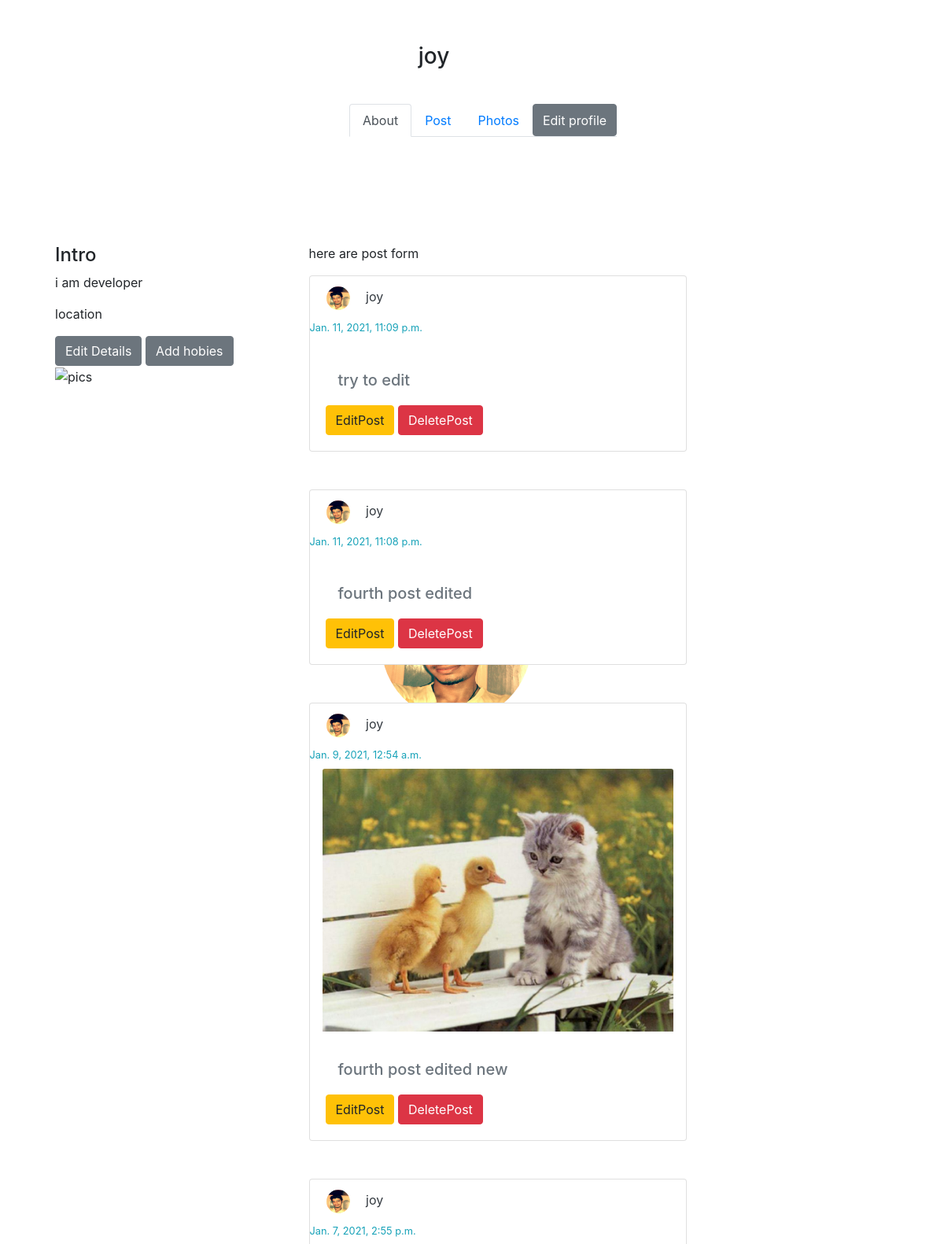
/profile/joy/ (middle part), run on an earlier commit of the app's database.
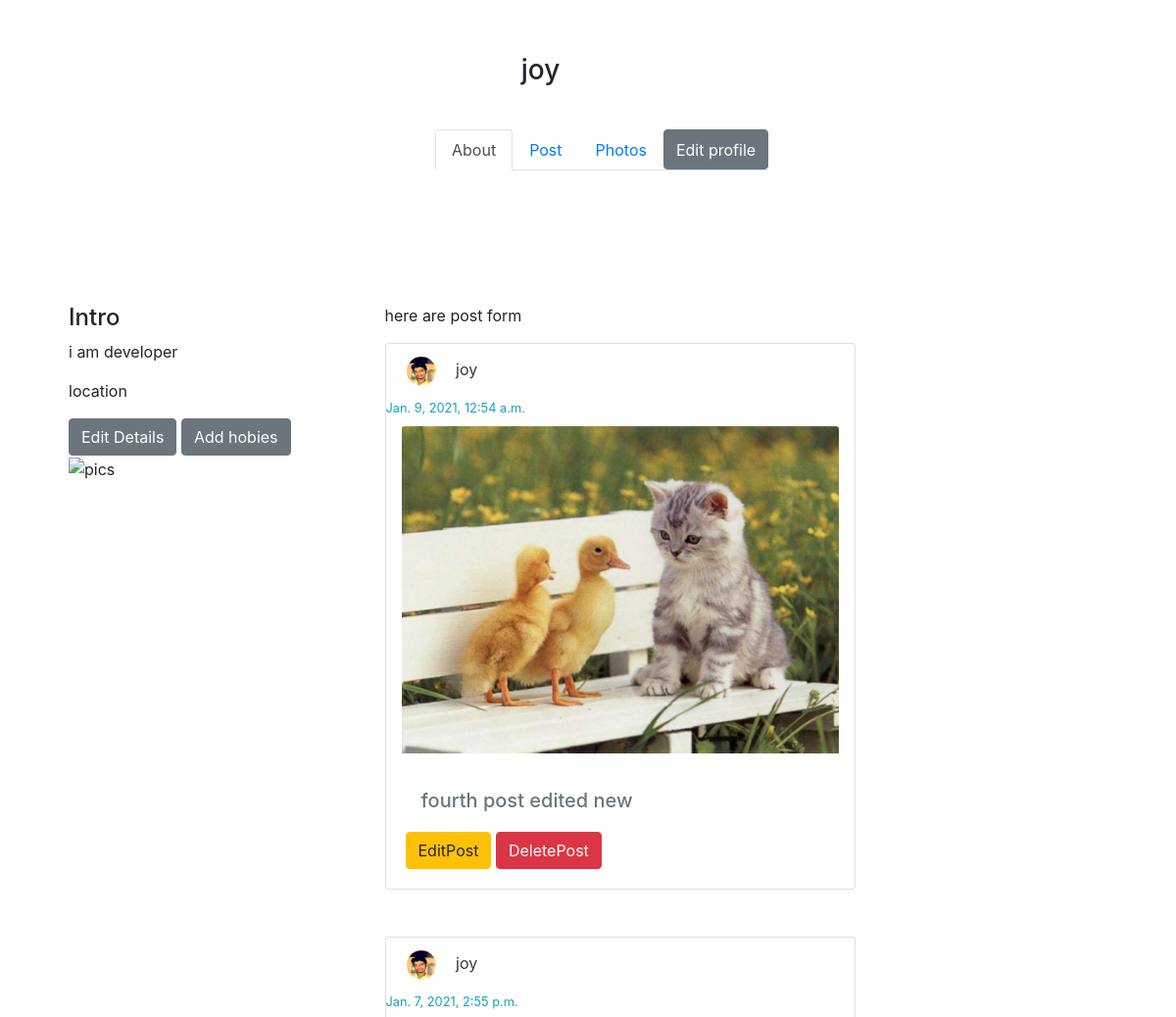
And on a later commit of the database.
### blog/models.py (models this page shows, shortened)
class Post(models.Model):
    title = models.CharField(max_length=128)
    user=models.ForeignKey(User,on_delete=models.CASCADE)
    description = RichTextField(blank=True,null=True)
    creation_date = models.DateTimeField(auto_now_add=True)
    category = models.CharField(max_length=128,default="coding")
    image = models.ImageField(upload_to='images/post/', blank=True, null=True)
    like = models.ManyToManyField(User,related_name="Post")

class UserProfile(models.Model):
    profile_Image = models.ImageField(default="images/default_profile/default-profile.jpg", upload_to='images/profile_pic/')
    bio = models.TextField(null=True)
    user = models.OneToOneField(User, null=True, on_delete=models.CASCADE)
    cover_Image = models.ImageField(upload_to='images/cover_img/', null=True, blank=True)
    secondary_school = models.ForeignKey(SecondarySchool, null=True, blank=True, on_delete=models.DO_NOTHING)
    higher_secondary_school = models.ForeignKey(HigherSecondarySchool, null=True, blank=True, on_delete=models.DO_NOTHING)

### blog/views.py (the view)
# urls.py: path('profile/<str:pk>/',views.dashboard,name="profile"),
def dashboard(request,pk):
    dash = ProfileForm()
    chpic = ChangeProfilePicForm()
    print(pk)
    userprofile = UserProfile.objects.get(user__username=pk)
    post_data = Post.objects.filter(user__username=pk)
    context = {"posts":post_data,'dashboard':dash, 'userprofile':userprofile, 'chpic':chpic}
    return render(request,'blog/profile.html',context)

### blog/templates/blog/profile.html (shortened to what the changed rows need)
{% extends 'base.html' %}
{% load static %}
{% block css %}
    <link rel="stylesheet" href="{% static 'css/profile.css' %}">
    <link rel="stylesheet" href="{% static 'css/navbar.css' %}">
{% endblock %}
{% block content %}
    <main>
        <section class="user_profile" id="user_profile">
            <div>
                <div class="row container">
                    <div class="col-md-4 under_nav_section">
                        {% if posts %}
                        {% for post in posts reversed %}
                        <div class="card mb-5" style="width: 30rem;">
                            <a href="#user_profile" class="nav-link alert text-dark mb-0">
                                <img src="/media/{{post.user.userprofile.profile_Image}}" width="30px" height="30px" id="profilepic" alt="dp" class="mr-3 rounded-circle">
                                {% if post.user.first_name %}
                                    {{post.user.first_name}} {{post.user.last_name}}
                                {% else %}
                                    {{post.user}}
                                {% endif %}
                            </a>
                            <small class="text-info">{{post.creation_date}}</small>
                            <a href="{% url 'blog:postdetail' post.id %}" class="nav-link text-secondary">
                                {% if post.image %}
                                    <img src="/media/{{post.image}}" class="card-img-top h-25" alt="...">
                                {% endif %}
                              <div class="card-body">
                                <h5 class="card-title">{{post.title}}</h5>
                                <a class="btn btn-warning" href="{% url 'blog:edit_post' post.pk %}">EditPost</a>
                                  <a class="btn btn-danger" href="{% url 'blog:edit_post' post.pk %}" data-toggle="modal" data-target="#deleteModal">DeletePost</a>
                              </div>
                            </a>
                        </div>
                        {% endfor %}
                        {% else %}
                        <p class="text-muted offset-3"> Create you first post</p>
                        {% endif %}
                    </div>
                </div>
            </div>
        </section>
    </main>
{% endblock %}

What changed in the data, as far as the page shows it:
removed Post: user.userprofile.profile_Image (picture), user.first_name "joy", creation_date "Jan. 11, 2021, 11:09 p.m.", title "try to edit"
removed Post: user.userprofile.profile_Image (picture), user.first_name "joy", creation_date "Jan. 11, 2021, 11:08 p.m.", title "fourth post edited"
